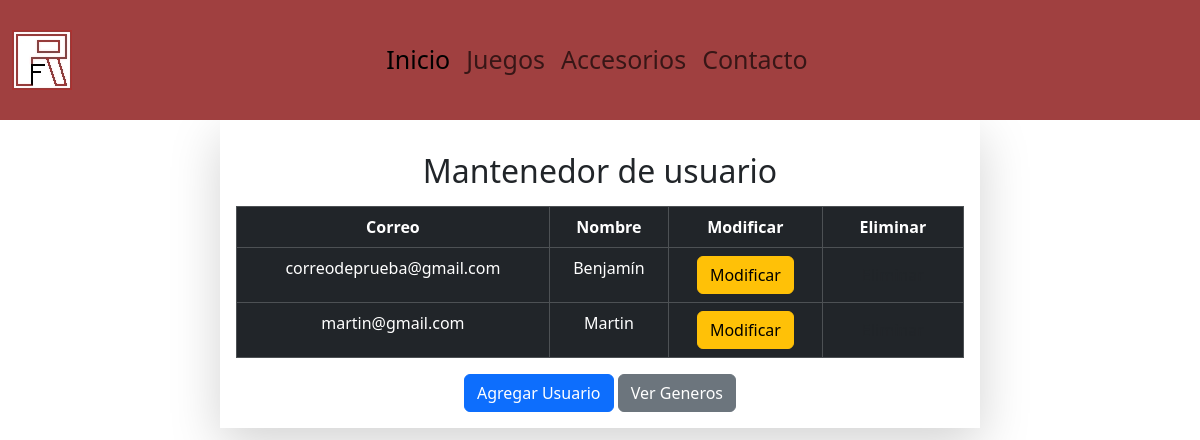
The page /core/crud on the database as committed earlier.
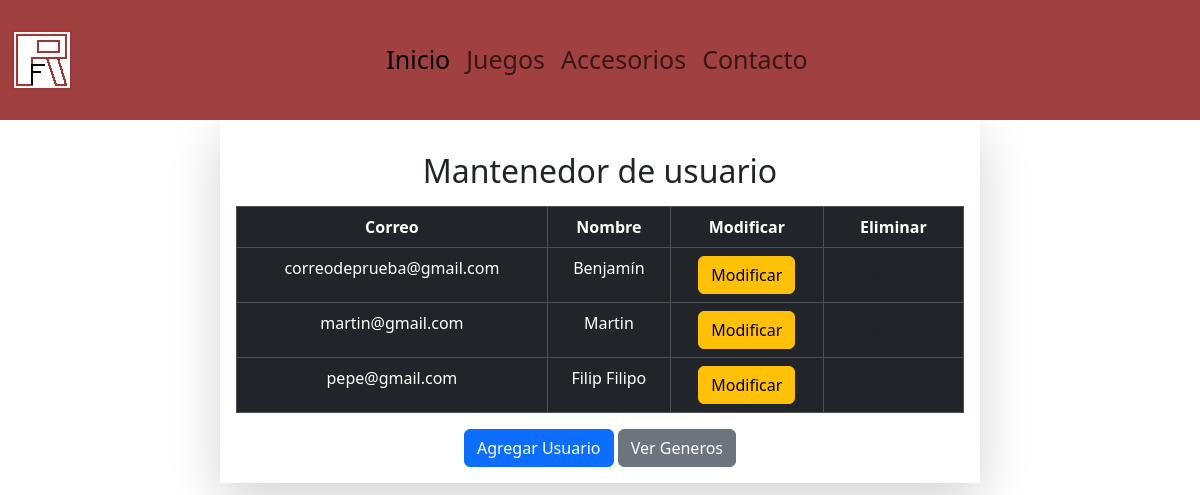
The same page on the database as committed later.
### core/models.py (models this page shows, shortened)
class Usuario(models.Model):
    email = models.EmailField(primary_key=True, unique=True, max_length=100, blank=True)
    nombre = models.CharField(max_length=80)
    fecha_nacimiento = models.DateField(blank=False,null=False)
    id_genero = models.ForeignKey('Genero',on_delete=models.CASCADE,db_column='idGenero')
    telefono = models.CharField(max_length=12)
    contraseña = models.CharField(max_length=15, null=False, blank=False,default='null')
    activo = models.BooleanField()

### core/views.py (the view)
# urls.py: path("crud", views.crud, name = "crud"),
def crud(request):
    usuarios = Usuario.objects.all()
    context = {
        "usuarios":usuarios,
    }
    return render(request, "pages/crud.html", context)

### core/templates/pages/crud.html (shortened to what this page needs)
<!DOCTYPE html>
<html lang="en">
<head>
    {% load static%}
    <link rel="stylesheet" href="{% static 'css/style.css'%}">
    <link href="https://cdn.jsdelivr.net/npm/bootstrap@5.3.3/dist/css/bootstrap.min.css" rel="stylesheet">
</head>
<body>
    {% include 'base/header.html'%}
    <main>
        <div class="container">
            <div class="row">
                <div class="col-md-8 shadow-lg mx-auto text-center p-3">
                    <h2 class="my-3">Mantenedor de usuario</h2>
                    <table class="table table-dark table-hover table-bordered">
                        <thead>
                            <th>Correo</th>
                            <th>Nombre</th>
                            <th>Modificar</th>
                            <th>Eliminar</th>
                        </thead>
                        <tbody>
                            {% if usuarios %}
                            {% for tmp in usuarios%}
                            <tr>
                                <td>{{tmp.email}}</td>
                                <td>{{tmp.nombre}}</td>
                                <td><a href="{% url 'user_findEdit' pk=tmp.email %}"><button class="btn btn-warning">Modificar</button></a></td>
                                <td><a href="{% url 'user_del' pk=tmp.email %}"><button class="btn btn-class danger">Eliminar</button></a></td>
                            </tr>
                            {% endfor %}
                            {% endif %}
                        </tbody>
                    </table>
                    <div>
                        <a href="{% url 'user_add' %}"><button class="btn btn-primary">Agregar Usuario</button></a>
                        <a href="{% url 'crud_genero' %}"><button class="btn btn-secondary">Ver Generos</button></a>
                    </div>
                </div>
            </div>
        </div>
    </main>
</body>
</html>

### core/templates/base/header.html (shortened to what this page needs)
{% load static %}
<nav class="navbar navbar-expand-md">
    <div class="container-fluid">
      <div class="collapse navbar-collapse" id="navbar-toggler">
        <a class="navbar-brand" href="{% url 'index' %}">
          <img class="img-fluid" src="{% static 'img/retrodefinitivo.jpg' %}" alt="logo">
        </a>
        <ul class="navbar-nav d-flex justify-content-center align-items-center">
          <li class="nav-item">
            <a class="nav-link active" aria-current="page" href="{% url 'index' %}">Inicio</a>
          </li>
          <li class="nav-item">
            <a class="nav-link" href="{% url 'juegos' %}">Juegos</a>
          </li>
          <li class="nav-item">
            <a class="nav-link" href="{% url 'accesorios' %}">Accesorios</a>
          </li>
          <li class="nav-item">
            <a class="nav-link" href="{% url 'contacto' %}">Contacto</a>
          </li>
        </ul>
        <div class="iconos-contenedor d-flex">
          <a class="navbar-brand" href="{% url 'sesion' %}">
          </a>
          <button class="btn" data-bs-toggle="offcanvas" data-bs-target="#offcanvasScrolling"
          aria-controls="offcanvasScrolling" type="button">
          </button>
        </div>
      </div>
    </div>
  </nav>

### core/static/css/style.css (style rules this page uses)
.navbar { padding: 2rem; background-color: #a04040; font-size: 25px; }
.navbar-collapse { align-items: center; justify-content: space-between; }
body { background-color: #fff7f0; }

Rows that differ between the two databases and show on the page:
added Usuario: email "pepe@gmail.com", nombre "Filip Filipo"
